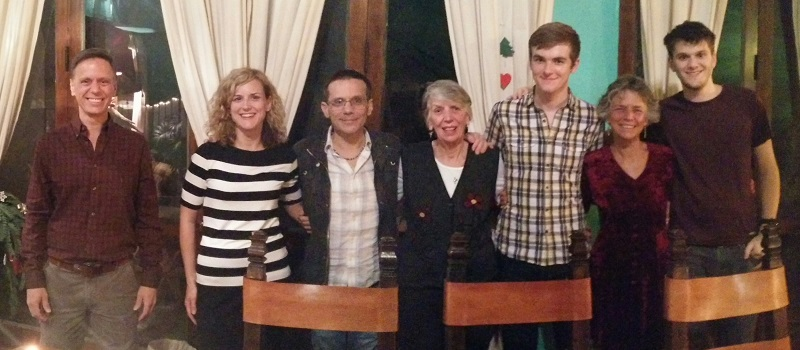
#> input picture Research/OpenCV Research/Samples/img1.jpg, 800 x 350 px
$ python texture_flow.py
#> lines starting #> are read from the running program, lines starting #| are printed output that depends on the picture
#!/usr/bin/env python

'''
Texture flow direction estimation.

Sample shows how cv2.cornerEigenValsAndVecs function can be used
to estimate image texture flow direction.

Usage:
    texture_flow.py [<image>]
'''

# Python 2/3 compatibility
from __future__ import print_function

import numpy as np
import cv2

if __name__ == '__main__':
    import sys
    try:
        fn = sys.argv[1]
    except:
        fn = 'img1.jpg'

    img = cv2.imread(fn)
#> img is the input picture: shape (350, 800, 3); mean B, G, R 75.9, 84.9, 106.2
    if img is None:
        print('Failed to load image file:', fn)
        sys.exit(1)

    gray = cv2.cvtColor(img, cv2.COLOR_BGR2GRAY)
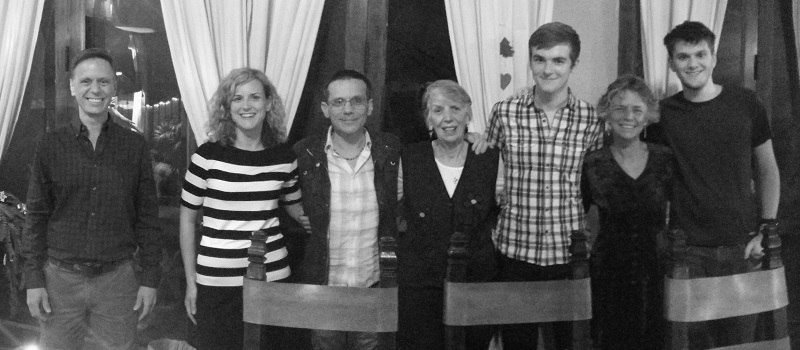
#> gray: shape (350, 800); min 5, max 255, mean 90.2
    h, w = img.shape[:2]
#> h = 350; w = 800

    eigen = cv2.cornerEigenValsAndVecs(gray, 15, 3)
    eigen = eigen.reshape(h, w, 3, 2)  # [[e1, e2], v1, v2]
    flow = eigen[:,:,2]

    vis = img.copy()
    vis[:] = (192 + np.uint32(vis)) / 2
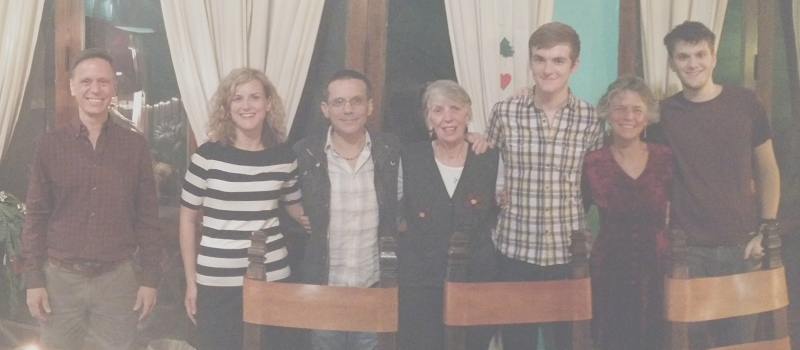
#> vis: shape (350, 800, 3); mean B, G, R 133.7, 138.2, 148.9
    d = 12
    points =  np.dstack( np.mgrid[d/2:w:d, d/2:h:d] ).reshape(-1, 2)
    for x, y in np.int32(points):
       vx, vy = np.int32(flow[y, x]*d)
       cv2.line(vis, (x-vx, y-vy), (x+vx, y+vy), (0, 0, 0), 1, cv2.LINE_AA)
#> this loop made 1943 passes
#> (vx, vy) on passes 1 to 3: (1, -11), (1, -11), (1, -11)
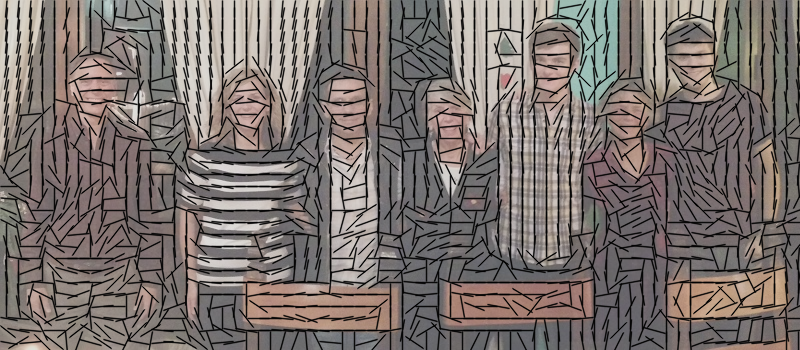
#> vis: shape (350, 800, 3); mean B, G, R 108.9, 112.6, 121.3
    cv2.imshow('input', img)
    cv2.imshow('flow', vis)
    cv2.waitKey()
